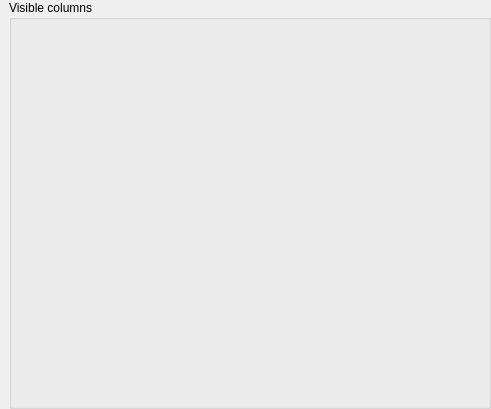
<?xml version="1.0" encoding="UTF-8"?>
<ui version="4.0">
 <class>TreeViewOptions</class>
 <widget class="QWidget" name="TreeViewOptions">
  <property name="geometry">
   <rect>
    <x>0</x>
    <y>0</y>
    <width>491</width>
    <height>409</height>
   </rect>
  </property>
  <property name="windowTitle">
   <string>Form</string>
  </property>
  <layout class="QVBoxLayout" name="verticalLayout">
   <property name="leftMargin">
    <number>9</number>
   </property>
   <property name="topMargin">
    <number>0</number>
   </property>
   <property name="rightMargin">
    <number>0</number>
   </property>
   <property name="bottomMargin">
    <number>0</number>
   </property>
   <item>
    <widget class="QGroupBox" name="check_boxes">
     <property name="title">
      <string>Visible columns</string>
     </property>
    </widget>
   </item>
  </layout>
 </widget>
 <resources/>
 <connections/>
</ui>
